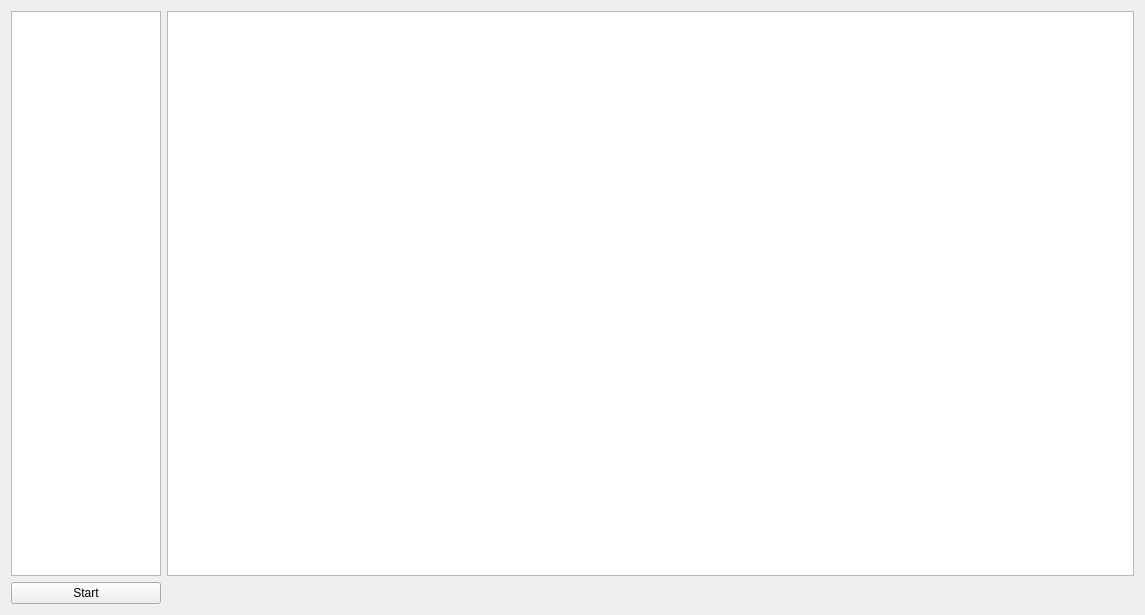
<?xml version="1.0" encoding="UTF-8"?>
<ui version="4.0">
 <class>APP2</class>
 <widget class="QWidget" name="APP2">
  <property name="geometry">
   <rect>
    <x>0</x>
    <y>0</y>
    <width>1145</width>
    <height>615</height>
   </rect>
  </property>
  <property name="windowTitle">
   <string>Form</string>
  </property>
  <layout class="QGridLayout" name="gridLayout">
   <item row="0" column="0">
    <widget class="QListWidget" name="listWidget_items">
     <property name="maximumSize">
      <size>
       <width>150</width>
       <height>16777215</height>
      </size>
     </property>
    </widget>
   </item>
   <item row="0" column="1">
    <widget class="QGraphicsView" name="graphicsView_canvas">
     <property name="sceneRect">
      <rectf>
       <x>0.000000000000000</x>
       <y>0.000000000000000</y>
       <width>500.000000000000000</width>
       <height>500.000000000000000</height>
      </rectf>
     </property>
    </widget>
   </item>
   <item row="1" column="0">
    <widget class="QPushButton" name="pushButton">
     <property name="text">
      <string>Start</string>
     </property>
    </widget>
   </item>
  </layout>
 </widget>
 <resources/>
 <connections/>
</ui>
